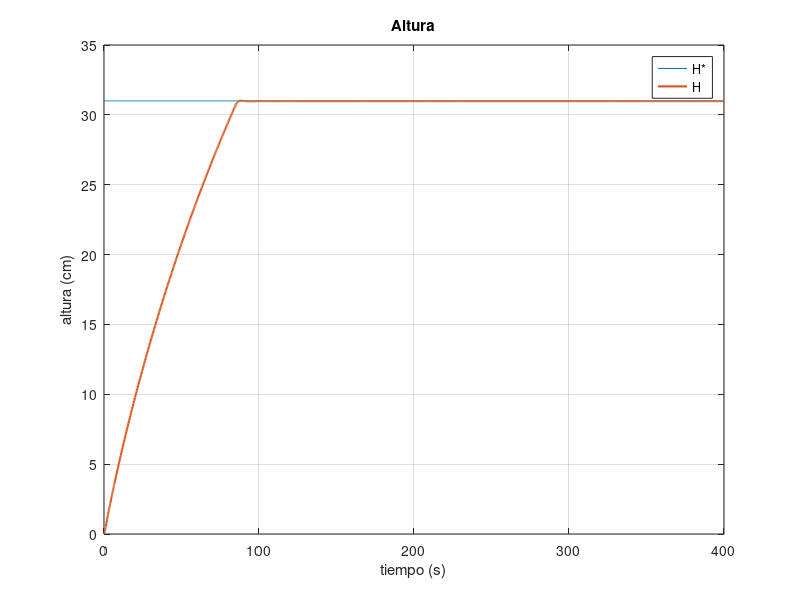
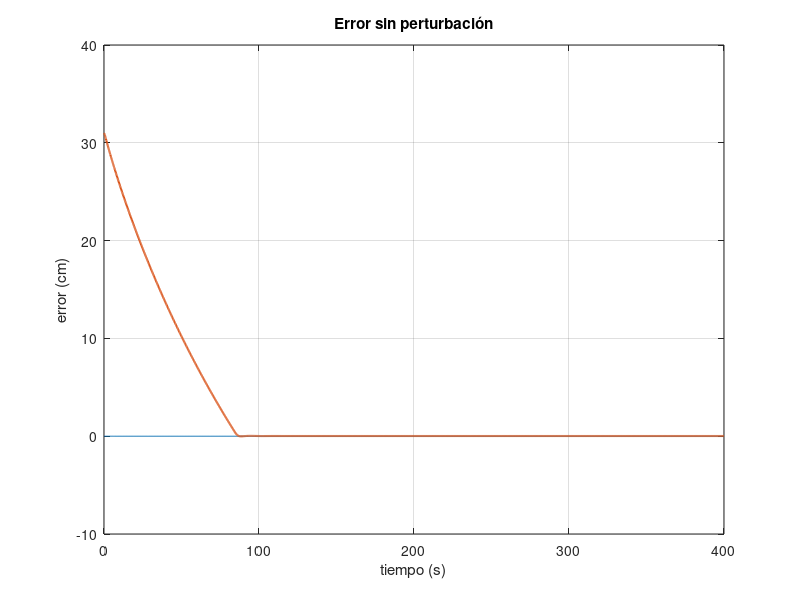
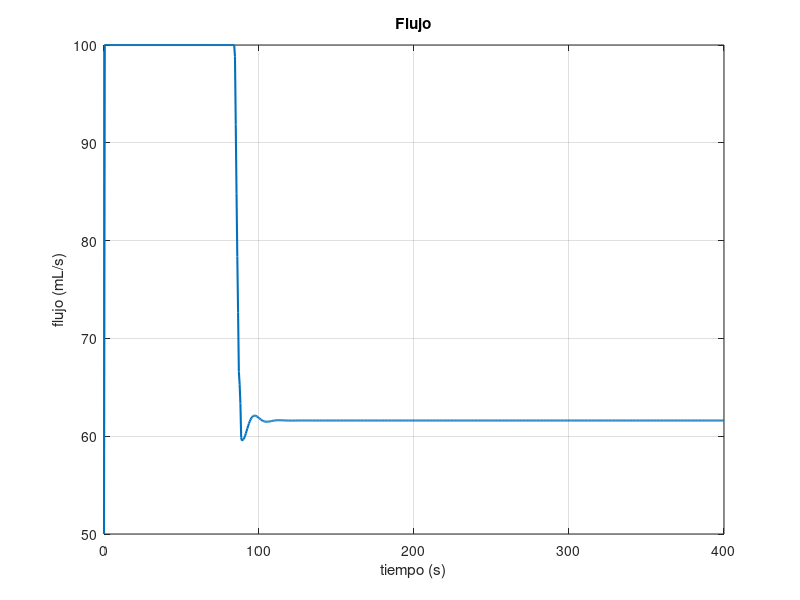

These charts were generated, in order, by the following MATLAB code:

clear all;

load("altura.mat");
load("error.mat");
load("flujo.mat");

figure(1)
plot(altura(1,:), altura(2,:)*100, altura(1,:), altura(3,:)*100, 'linewidth', 1.5);
grid on;
xlabel('tiempo (s)');
ylabel('altura (cm)');
legend('H*', 'H');
title('Altura');

figure(2)
plot(error(1,:), zeros(size(error(1,:))), error(1,:), error(2,:)*100, 'linewidth', 1.5);
grid on;
xlabel('tiempo (s)');
ylabel('error (cm)');
title('Error sin perturbación');

figure(3)
plot(flujo(1,:), flujo(2,:)*1000, 'linewidth',1.5);
grid on;
xlabel('tiempo (s)');
ylabel('flujo (mL/s)');
title('Flujo');
